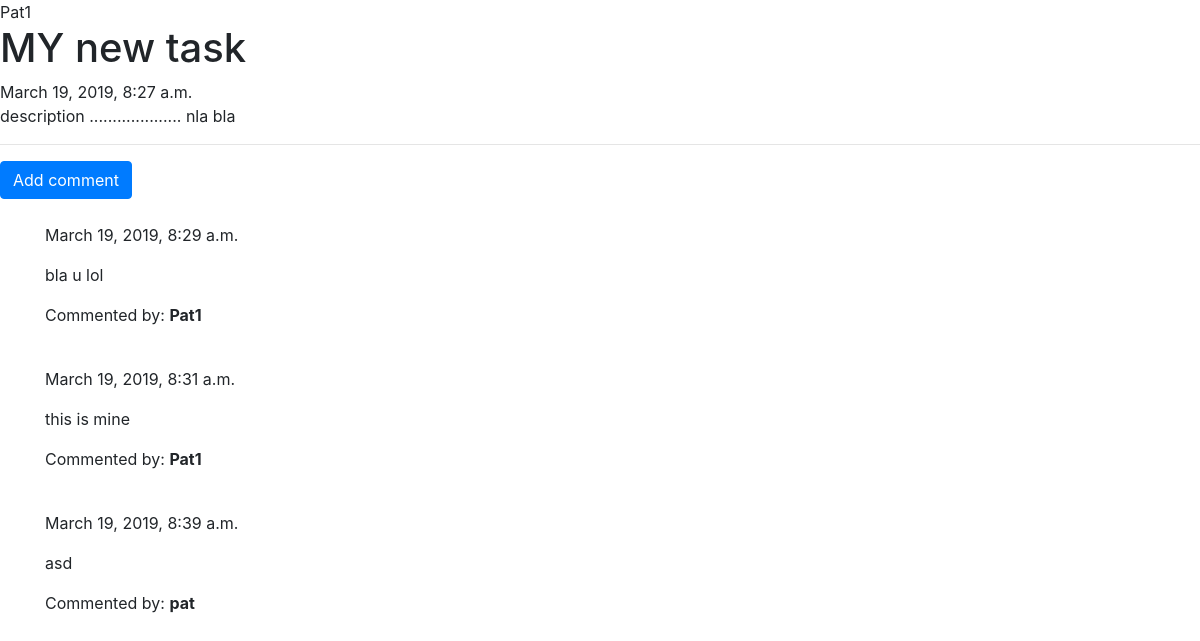
/tasks/tasks/1 (signed in), run on the app's committed database.
### tasks/models.py (models this page shows, shortened)
class Tasks(models.Model):
    assignee = models.ForeignKey(User,on_delete = models.CASCADE)
    title = models.CharField(max_length=200)
    description = models.TextField()
    created_date = models.DateTimeField(default=timezone.now)
    status = models.CharField(max_length=200)

class Comments(models.Model):
    task = models.ForeignKey('tasks.tasks', related_name='comments',on_delete = models.CASCADE)
    author = models.ForeignKey(User,on_delete = models.CASCADE)
    text = models.TextField()
    created_date = models.DateTimeField(default=timezone.now)

### tasks/views.py (the view)
# urls.py: re_path(r'^tasks/(?P<pk>\d+)$', views.TasksDetailView.as_view(), name='tasks_detail'),
class TasksDetailView(DetailView):
    model = Tasks

### tasks/templates/tasks/tasks_detail.html (shortened to what this page needs)
{% extends 'tasks/base.html' %}
    {% block content %}
          {% if user.is_authenticated  %}
{{tasks.assignee}}
{% endif %}
            <h1 class='taskstitle loader'>{{ tasks.title }}</h1>
            {% if tasks.created_date %}
                <div class="date tasksdate">
                    {{ tasks.created_date }}
                </div>
          {% endif %}
          <p class='taskscontent' >{{ tasks.description|safe|linebreaksbr }}</p>
      <hr>
      <a class="btn btn-primary btn-comment" href="{% url 'tasks:add_comment_to_tasks' pk=tasks.pk %}">Add comment</a>
      <div class="container">
      {% for comment in tasks.comments.all %}
      <br>
          {% if user.is_authenticated  %}
                  {{ comment.created_date }}
              <p>{{ comment.text|safe|linebreaks }}</p>
              <p>Commented by: <strong>{{ comment.author }}</strong></p>
          {% endif %}
      {% empty %}
          <p>No comments posted.</p>
      {% endfor %}
    </div>
  {% endblock %}

### data on the page
Tasks: assignee "Pat1", title "MY new task", created_date "March 19, 2019, 8:27 a.m.", description "description .................... nla bla"
Comments: created_date "March 19, 2019, 8:29 a.m.", text "bla u lol", author "Pat1"
Comments: created_date "March 19, 2019, 8:31 a.m.", text "this is mine", author "Pat1"
Comments: created_date "March 19, 2019, 8:39 a.m.", text "asd", author "pat"
